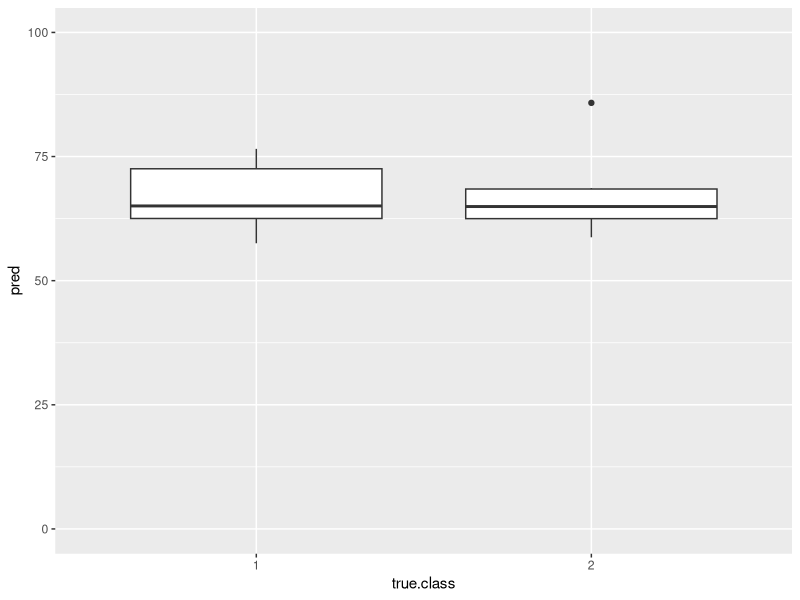

Write R code to recreate this figure. (Note: this script raises an error after producing the figure.)

# Linear disc analysis (ISL ch.4)
# Stephen - 10/11/14

library(ggplot2)

class.1.true.mean <- 12*5+9   # men's height in inches
class.2.true.mean <- 12*5+4   # women's height in inches
common.true.sd <- 6
class.1.true.n <- 6
class.2.true.n <- 9

# Are we allowed to see this??
prior.prob.class.1 <- class.1.true.n / (class.1.true.n + class.2.true.n)
prior.prob.class.2 <- class.2.true.n / (class.1.true.n + class.2.true.n)

training.class.1 <- rnorm(class.1.true.n,class.1.true.mean, common.true.sd)
training.class.2 <- rnorm(class.2.true.n,class.2.true.mean, common.true.sd)
training.points <- c(training.class.1,training.class.2)

data <- data.frame(
    rbind(
        cbind(training.class.1,1),
        cbind(training.class.2,2)
    )
)
names(data) <- c("pred","true.class")
data$true.class <- as.factor(data$true.class)

raw.data.plot <- ggplot(data,aes(true.class,pred)) + geom_boxplot() +
    scale_y_continuous(limits=c(0,100))
print(raw.data.plot)
cat("Press ENTER.")
readline()

class.1.sample.mean <- mean(training.class.1)
class.2.sample.mean <- mean(training.class.2)
common.sample.sd <- sd(training.points)

class.1.disc.slope <- class.1.sample.mean / common.sample.sd^2
class.1.disc.intercept <- -class.1.sample.mean^2 / (2*common.sample.sd^2) +
    log(prior.prob.class.1)
class.2.disc.slope <- class.2.sample.mean / common.sample.sd^2
class.2.disc.intercept <- -class.2.sample.mean^2 / (2*common.sample.sd^2) +
    log(prior.prob.class.2)

plot.x.vals = seq(min(training.points),max(training.points),.1)
disc.line.plot <- ggplot(data.frame(x=plot.x.vals,
    y=class.1.disc.slope*plot.x.vals+class.1.disc.intercept))
print(plot.x.vals + geom_abline(class.1.disc.slope,class.1.disc.intercept))
    

